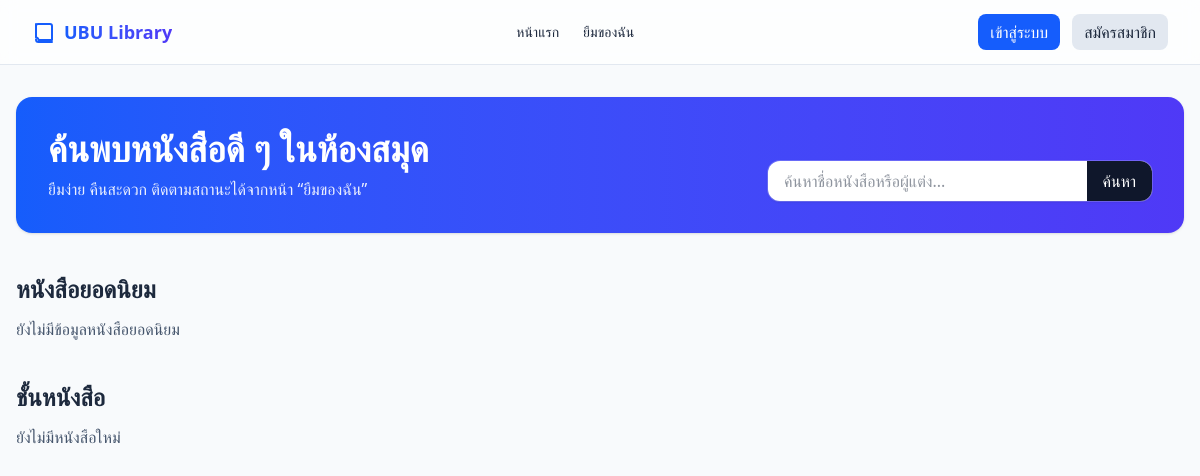
/, run on an earlier commit of the app's database.
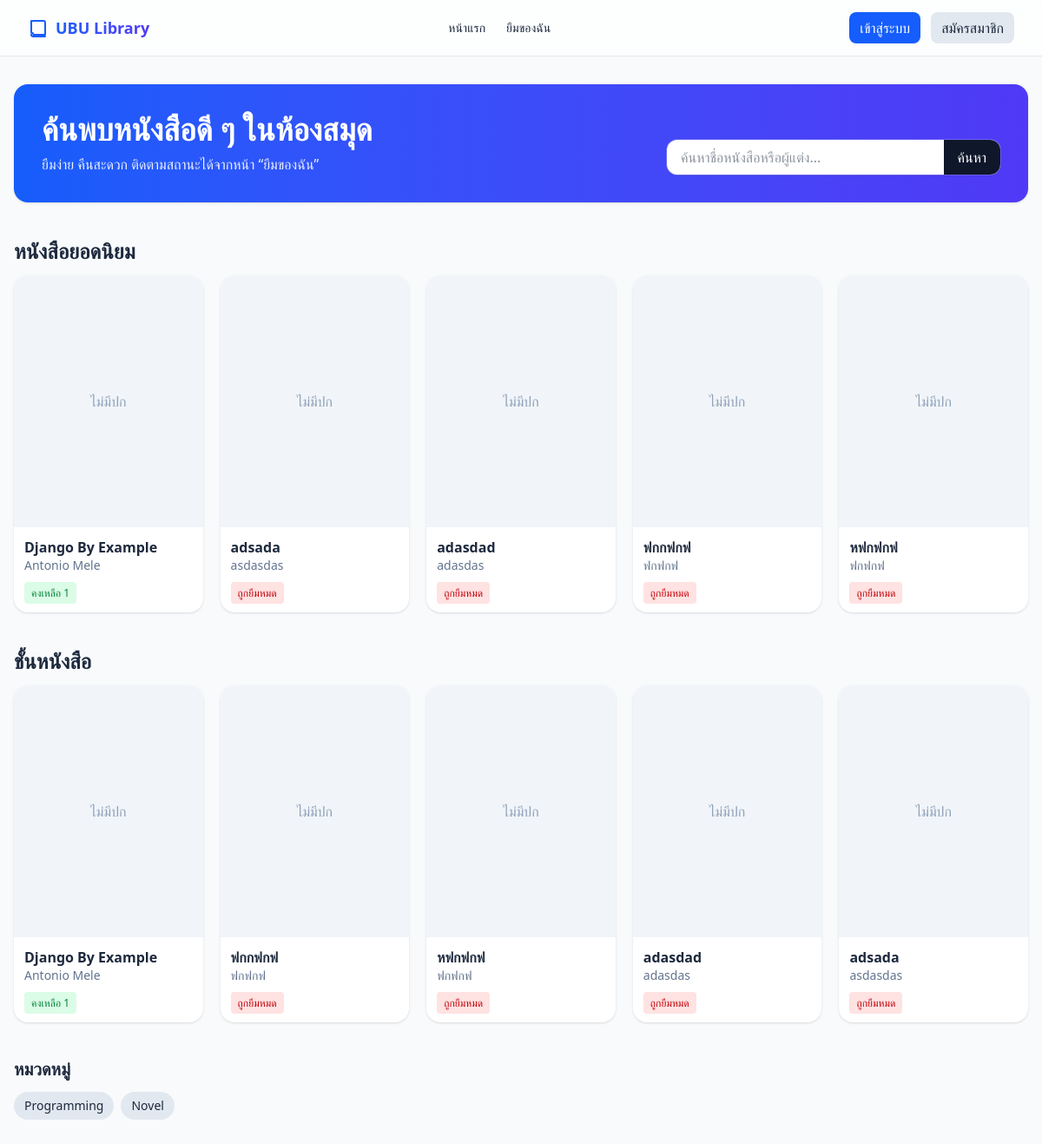
And on a later commit of the database.
### core/models.py (models this page shows, shortened)
class Book(models.Model):
    title = models.CharField(max_length=255)
    author = models.CharField(max_length=255)
    category = models.ForeignKey(Category, on_delete=models.SET_NULL, null=True)
    description = models.TextField(blank=True)
    cover_image = models.ImageField(upload_to='covers/', blank=True, null=True)
    total_copies = models.PositiveIntegerField(default=1)
    available_copies = models.PositiveIntegerField(default=1)
    created_at = models.DateTimeField(auto_now_add=True)

class Category(models.Model):
    name = models.CharField(max_length=100, unique=True)

### core/views.py (the view)
# urls.py: path('', views.book_list, name='book_list'),
def book_list(request):
    q = request.GET.get('q', '').strip()
    books = Book.objects.all()
    if q:
        books = books.filter(
            Q(title__icontains=q) | Q(author__icontains=q)
        )
    top_books = Book.objects.annotate(num_loans=Count('loan')).order_by('-num_loans')[:5]
    new_books = books.order_by('-created_at')[:5]
    categories = Category.objects.all()
    context = {
        'top_books': top_books,
        'new_books': new_books,
        'categories': categories,
        'request': request,
    }
    return render(request, 'book_list.html', context)

### core/templates/book_list.html (shortened to what this page needs)
{% extends "base.html" %}
{% load static %}
{% block content %}
<section class="mb-10 rounded-2xl bg-gradient-to-r from-blue-600 to-indigo-600 text-white p-8 shadow">
  <div class="flex flex-col md:flex-row md:items-end md:justify-between gap-6">
    <div>
      <h1 class="text-3xl md:text-4xl font-bold">ค้นพบหนังสือดี ๆ ในห้องสมุด</h1>
      <p class="mt-2 text-white/90">ยืมง่าย คืนสะดวก ติดตามสถานะได้จากหน้า “ยืมของฉัน”</p>
    </div>
    <form method="get" action="" class="w-full md:w-96">
      <div class="flex rounded-xl overflow-hidden shadow ring-1 ring-white/20 bg-white">
        <input id="q" name="q" type="search" value="{{ request.GET.q }}" placeholder="ค้นหาชื่อหนังสือหรือผู้แต่ง..." class="w-full px-4 py-2 text-slate-800 outline-none">
        <button class="px-4 bg-slate-900 text-white">ค้นหา</button>
      </div>
    </form>
  </div>
</section>
<section class="mb-10">
  <div class="flex items-center justify-between mb-3">
    <h2 class="text-2xl font-bold">หนังสือยอดนิยม</h2>
  </div>
  <div class="grid grid-cols-2 sm:grid-cols-3 lg:grid-cols-5 gap-5">
    {% for book in top_books %}
      <a href="{% url 'book_detail' book.id %}" class="group bg-white rounded-2xl shadow hover:shadow-lg transition overflow-hidden">
        <div class="aspect-[3/4] bg-slate-100">
          {% if book.cover_image %}
            <img src="{{ book.cover_image.url }}" alt="{{ book.title }}" class="w-full h-full object-cover">
          {% else %}
            <div class="w-full h-full flex items-center justify-center text-slate-400">ไม่มีปก</div>
          {% endif %}
        </div>
        <div class="p-3">
          <h3 class="font-semibold leading-snug group-hover:text-blue-700">{{ book.title }}</h3>
          <p class="text-sm text-slate-500">{{ book.author }}</p>
          <div class="mt-2">
            {% if book.available_copies > 0 %}
              <span class="text-xs px-2 py-1 rounded bg-green-100 text-green-700">คงเหลือ {{ book.available_copies }}</span>
            {% else %}
              <span class="text-xs px-2 py-1 rounded bg-red-100 text-red-700">ถูกยืมหมด</span>
            {% endif %}
          </div>
        </div>
      </a>
    {% empty %}
      <p class="text-slate-600">ยังไม่มีข้อมูลหนังสือยอดนิยม</p>
    {% endfor %}
  </div>
</section>
<section class="mb-10">
  <h2 class="text-2xl font-bold mb-3">ชั้นหนังสือ</h2>
  <div class="grid grid-cols-2 sm:grid-cols-3 lg:grid-cols-5 gap-5">
    {% for book in new_books %}
      <a href="{% url 'book_detail' book.id %}" class="group bg-white rounded-2xl shadow hover:shadow-lg transition overflow-hidden">
        <div class="aspect-[3/4] bg-slate-100">
          {% if book.cover_image %}
            <img src="{{ book.cover_image.url }}" alt="{{ book.title }}" class="w-full h-full object-cover">
          {% else %}
            <div class="w-full h-full flex items-center justify-center text-slate-400">ไม่มีปก</div>
          {% endif %}
        </div>
        <div class="p-3">
          <h3 class="font-semibold leading-snug group-hover:text-blue-700">{{ book.title }}</h3>
          <p class="text-sm text-slate-500">{{ book.author }}</p>
          <div class="mt-2">
            {% if book.available_copies > 0 %}
              <span class="text-xs px-2 py-1 rounded bg-green-100 text-green-700">คงเหลือ {{ book.available_copies }}</span>
            {% else %}
              <span class="text-xs px-2 py-1 rounded bg-red-100 text-red-700">ถูกยืมหมด</span>
            {% endif %}
          </div>
        </div>
      </a>
    {% empty %}
      <p class="text-slate-600">ยังไม่มีหนังสือใหม่</p>
    {% endfor %}
  </div>
</section>
{% if categories %}
<section class="mb-8">
  <h2 class="text-xl font-semibold mb-3">หมวดหมู่</h2>
  <div class="flex flex-wrap gap-2">
    {% for cat in categories %}
      <a href="?category={{ cat.id }}" class="px-3 py-1.5 rounded-full bg-slate-200 hover:bg-slate-300 text-slate-800 text-sm">{{ cat.name }}</a>
    {% endfor %}
  </div>
</section>
{% endif %}
{% endblock content %}

What changed in the data, as far as the page shows it:
added Book: cover_image "ไม่มีปก", title "Django By Example", author "Antonio Mele", available_copies "1"
added Book: cover_image "ไม่มีปก", title "adsada", author "asdasdas", available_copies "ถูกยืมหมด"
added Book: cover_image "ไม่มีปก", title "adasdad", author "adasdas", available_copies "ถูกยืมหมด"
added Book: cover_image "ไม่มีปก", title "ฟกกฟกฟ", author "ฟกฟกฟ", available_copies "ถูกยืมหมด"
added Book: cover_image "ไม่มีปก", title "หฟกฟกฟ", author "ฟกฟกฟ", available_copies "ถูกยืมหมด"
added Category: name "Programming"
added Category: name "Novel"
Also different on the page:
text no longer shown: "ยังไม่มีข้อมูลหนังสือยอดนิยม ยังไม่มีหนังสือใหม่"
text now shown: "หมวดหมู่"
